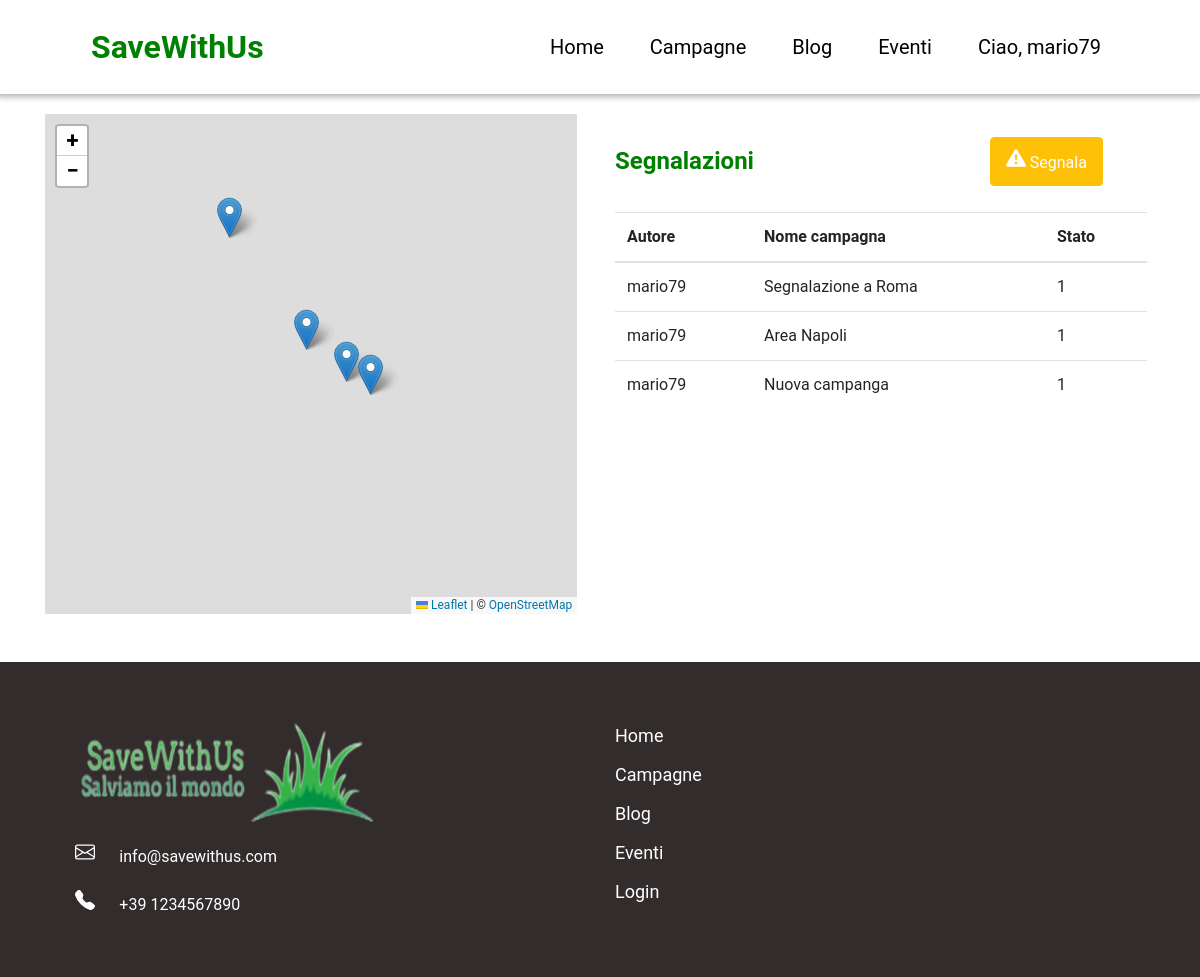
Screenshot of /campagne.php (signed in) with the database file from the repository.
### tables this page shows
CREATE TABLE `campagne` (
  `id_campagna` int(11) NOT NULL,
  `nome_campagna` varchar(30) NOT NULL,
  `descrizione` varchar(255) NOT NULL,
  `giorno_ritrovo` date NOT NULL,
  `foto` varchar(100) NOT NULL,
  `stato` int(11) NOT NULL,
  `autore` int(11) NOT NULL,
  `luogo` varchar(50) NOT NULL,
  `latitudine` varchar(255) NOT NULL,
  `longitudine` varchar(255) NOT NULL
);

CREATE TABLE `utenti` (
  `id_user` int(11) NOT NULL,
  `nome` varchar(20) NOT NULL,
  `cognome` varchar(20) NOT NULL,
  `email` varchar(40) NOT NULL,
  `num_tel` char(13) NOT NULL,
  `username` varchar(10) NOT NULL,
  `password` char(60) NOT NULL,
  `created` datetime NOT NULL
);

### campagne.php (the view, shortened to what this page needs)
<?php
include("./functions.php");
?>
<!DOCTYPE html>
<html lang="en">
<head>
    <link rel="stylesheet" href="./style/style.css">
    <link rel="stylesheet" href="./style/campagne.css">
    <link rel="stylesheet" href="https://cdn.jsdelivr.net/npm/bootstrap@4.0.0/dist/css/bootstrap.min.css">
    <link rel="stylesheet" href="https://unpkg.com/leaflet@1.9.4/dist/leaflet.css" />
</head>
<body>
    <div class="navbar">
        <div class="img-logo">
            <a href="./index.php">
                SaveWithUs
            </a>
        </div>
        <div class="links">
            <a href="./index.php">Home</a>
            <a href="campagne.php">Campagne</a>
            <a href="blog.php">Blog</a>
            <a href="eventi.php">Eventi</a>
            <?php
            if(isset($_SESSION['iduser'])){
                echo '<a href="user.php">Ciao, '.$_SESSION['username'].'</a>';
            }else{
                echo '<a href="login.php">Login</a>';
            }
            ?>
        </div>
    </div>
    <?php
    if (isset($_GET['id'])) {
        $id = $_GET['id'];
        $sql = "SELECT utenti.id_user, utenti.username, campagne.id_campagna, campagne.nome_campagna, campagne.descrizione, campagne.giorno_ritrovo, campagne.foto, campagne.stato, campagne.autore, campagne.luogo, campagne.latitudine, campagne.longitudine FROM utenti join campagne on utenti.id_user=campagne.autore WHERE campagne.id_campagna=" . $id;
        $ris = $conn->query($sql);
        $data = [];
        $arrkeys = ['id_user', 'username', 'id_campagna', 'nome_campagna', 'descrizione', 'giorno_ritrovo', 'foto', 'stato', 'autore', 'luogo', 'latitudine', 'longitudine'];
        if ($ris->num_rows > 0) {
            while ($row = $ris->fetch_assoc()) {
                for ($i = 0; $i < count($arrkeys); $i++) {
                    $data[$arrkeys[$i]] = $row[$arrkeys[$i]];
                }
            }
        } else {
            $cmp_notfound = "La campagna che si desidera non esiste.";
        }
        echo '<script>var lat=' . $data['latitudine'] . '</script>';
        echo '<script>var lon=' . $data['longitudine'] . '</script>';
    ?>
        <div class="sec-banner">
            <div class="container banner">
                <div class="row">
                    <div class="col">
                        <span class="nome_cmp">Nome campagna: <?= $data['nome_campagna'] ?> </span> <br><br>
                        <span class="autore">Autore:
                            <?php
                            if($data['id_user']==$_SESSION['iduser']){
                                ?>
                                <a href="./user.php"><?= $data['username'] ?></a>
                                <?php
                            }else{
                                ?>
                                <a href="./user.php?id=<?= $data['id_user'] ?>"><?= $data['username'] ?></a>
                                <?php
                            }
                            ?>
                        </span> <br><br>
                    </div>
                    <div class="col"></div>
                </div>
            </div>
        </div>
        <div class="sec-main">
            <div class="container">
                <div class="row">
                    <div class="col-8">
                        <div id="mapcmp"></div>
                    </div>
                    <div class="col-4">
                        <p><b>Descrizione area: </b><?= $data['descrizione'] ?></p>
                        <p><b>Luogo: </b><?= $data['luogo'] ?></p>
                        <p><b>Data: </b><?= $data['giorno_ritrovo'] ?></p>
                        <p><b>Stato: </b><?= $data['stato'] ?></p>
                        <?php
                        $sql = "SELECT * FROM `partecipanti_camapgne` WHERE partecipanti_camapgne.id_user=" . $_SESSION['iduser'] . " and partecipanti_camapgne.id_campagna=" . $_GET['id'];
                        $ris = $conn->query($sql);
                        if ($ris->num_rows > 0) {
                        ?>
                            <button type="button" class="btn btn-danger" onclick="azioni_campagna('annulla', '<?= $_GET['id'] ?>')">
                                Annulla iscrizione
                                <svg xmlns="http://www.w3.org/2000/svg" width="25" height="25" fill="currentColor" class="bi bi-x" viewBox="0 0 16 16">
                                    <path d="M4.646 4.646a.5.5 0 0 1 .708 0L8 7.293l2.646-2.647a.5.5 0 0 1 .708.708L8.707 8l2.647 2.646a.5.5 0 0 1-.708.708L8 8.707l-2.646 2.647a.5.5 0 0 1-.708-.708L7.293 8 4.646 5.354a.5.5 0 0 1 0-.708" />
                                </svg>
                            </button>
                        <?php
                        } else {
                        ?>
                            <button id="iscr_cmp" type="button" class="btn btn-warning" onclick="azioni_campagna('iscrizione', '<?= $_GET['id'] ?>')">Iscriviti alla campagna</button>
                        <?php
                        }
                        ?>
                    </div>
                </div>
            </div>
            <div class="sec-img">
                <div class="img-slide">
                    <button id="prec">
                        <svg xmlns="http://www.w3.org/2000/svg" width="24" height="24">
                            <path d="M15.293 3.293 6.586 12l8.707 8.707 1.414-1.414L9.414 12l7.293-7.293-1.414-1.414z" />
                        </svg>
                    </button>
                    <img alt="Slider" name="slide">
                    <button id="pross">
                        <svg xmlns="http://www.w3.org/2000/svg" width="24" height="24">
                            <path d="M7.293 4.707 14.586 12l-7.293 7.293 1.414 1.414L17.414 12 8.707 3.293 7.293 4.707z" />
                        </svg>
                    </button>
                </div>
            </div>
            <div class="sec-tabs">
                <div class="tab">
                    <button class="tablinks" onclick="openTab(event, 'Commenti')" id="defaultOpen">Commenti</button>
                    <button class="tablinks" onclick="openTab(event, 'Partecipanti')">Partecipanti</button>
                </div>
                <div id="Commenti" class="tabcontent">
                    <div class="addcomment">
                        <label>Pubblica un commento:</label><br>
                        <input type="text" name="commento" id="inp-commento">
                        <button type="button" onclick="addcomment()" class="btn btn-primary">Pubblica</button><br><br>
                    </div>
                    <div id="content"></div>
                </div>
                <div id="Partecipanti" class="tabcontent"></div>
            </div>
        </div>
    <?php
    } else {
    ?>
        <div class="container map-tab">
            <div class="row">
                <div class="col map">
                    <div id="map"></div>
                </div>
                <div class="col view-tab">
                    <div class="row">
                        <div class="col-8">
                            <span id="title">Segnalazioni</span>
                        </div>
                        <div class="col-4">
                            <button onclick="window.location='segnala.php'" type="button" class="btn btn-warning">
                                Segnala
                            </button>
                        </div>
                    </div>
                    <div class="tab-camps">
                        <table class="table">
                            <thead>
                                <tr>
                                    <th scope="col">Autore</th>
                                    <th scope="col">Nome campagna</th>
                                    <th scope="col">Stato</th>
                                </tr>
                            </thead>
                            <tbody>
                                <?php
                                $sql = 'SELECT utenti.username, campagne.id_campagna, campagne.nome_campagna, campagne.stato, campagne.luogo, campagne.latitudine, campagne.longitudine FROM utenti join campagne on utenti.id_user=campagne.autore;';
                                $result = $conn->query($sql);
                                if ($result->num_rows > 0) {
                                    while ($row = $result->fetch_assoc()) {
                                ?>
                                        <tr onmouseenter="show_inmap(<?= $row['id_campagna'] ?>)" onclick="window.location='?id=<?= $row['id_campagna'] ?>'">
                                            <td><?= $row['username'] ?></td>
                                            <td><?= $row['nome_campagna'] ?></td>
                                            <td>
                                                <?php
                                                switch ($row['stato']) {
                                                    default:
                                                        echo $row['stato'];
                                                }
                                                ?>
                                            </td>
                                        </tr>
                                <?php
                                    }
                                }
                                ?>
                            </tbody>
                        </table>
                    </div>
                </div>
            </div>
        </div>
    <?php
    }
    ?>
    <footer>
        <div class="container">
            <div class="row">
                <div class="col info-contact">
                    <img src="./imgs/logoswu.png" alt="" width="300" height="100"><br>
                    <div>
                        <span>info@savewithus.com</span>
                    </div>
                    <div>
                        <span>+39 1234567890</span>
                    </div>
                </div>
                <div class="col links">
                    <a href="./index.php">Home</a>
                    <a href="#">Campagne</a>
                    <a href="#">Blog</a>
                    <a href="#">Eventi</a>
                    <a href="#">Login</a>
                </div>
            </div>
        </div>
    </footer>
</body>
</html>

### style/style.css (style rules this page uses)
* { margin: 0; font-family: "Roboto", sans-serif; }
.navbar { overflow: hidden; background-color: white; position: fixed; top: 0; width: 100%; box-shadow: 0 0 6px 3px rgba(0, 0, 0, 0.3); }
.navbar a { display: block; text-align: center; text-decoration: none; }
.navbar .img-logo a { font-size: xx-large; color: green; font-weight: bold; padding: 15px; }
.navbar .img-logo { margin-left: 60px; float: left; }
.navbar .links a { padding: 23px; font-size: 15pt; color: black; }
.navbar .links { display: flex; float: right; margin-right: 60px; }
footer { margin-top: 4%; background-color: rgb(50, 44, 44); color: white; padding: 5%; }
footer .info-contact div { margin-top: 4%; }
footer .info-contact div span { margin-left: 4%; }
footer .links { display: grid; }
footer .links a { color: white; font-size: large; text-decoration: none; }

### style/campagne.css (style rules this page uses)
#map { height: 500px; }
.container.map-tab { margin-top: 20px; margin-right: auto; margin-left: auto; }
.col.view-tab { padding: 2%; }
.col.view-tab .tab-camps { margin-top: 5%; }
.col-8 { align-content: center; }
.col-8 #title { font-size: x-large; font-weight: bold; color: green; }
.col-4 .btn-warning { padding: 10px; padding-left: 15px; padding-right: 15px; color: white; }

### campagne.php (style rules this page uses)
tr { cursor: pointer; }

### rows the page displays
campagne: autore.username "mario79", nome_campagna "Segnalazione a Roma", stato "1"
campagne: autore.username "mario79", nome_campagna "Area Napoli", stato "1"
campagne: autore.username "mario79", nome_campagna "Nuova campanga", stato "1"

### other values shown
$_SESSION['username'] "mario79"
